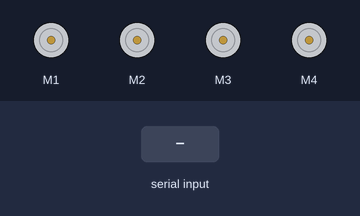
This sketch was run on a simulated Arduino Uno, built with avr-gcc and run on an emulated ATmega328P. On the bench: 4 × DC motor (green arrow = forward, orange = backward, longer = faster). Inputs (shaded band) come from the test bench.

Above: at 1.2 s.
1.3 s: "F" received over the second serial link
At 2.3 s:
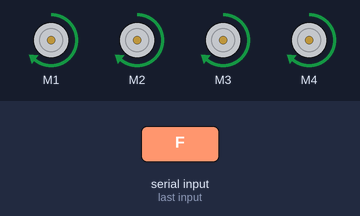
2.8 s: "B" received over the second serial link
At 3.5 s:
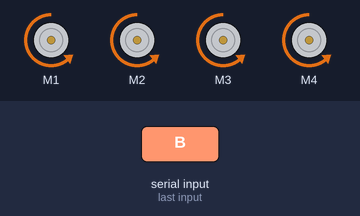
4.3 s: "L" received over the second serial link
At 4.6 s:
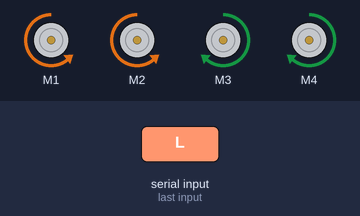
5.8 s: "R" received over the second serial link
At 7.0 s:
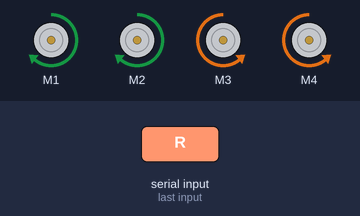
7.3 s: "1" received over the second serial link
At 8.1 s:
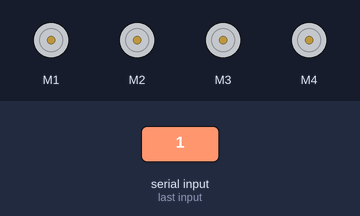
Timing chart, 0 to 9.8 s (numbered marks = the images above; inputs shaded):
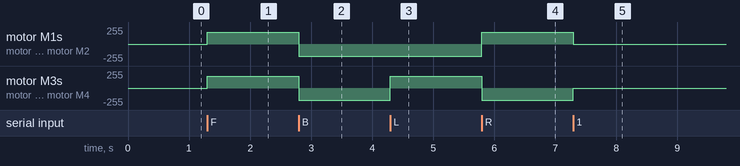

Measured:
- after the input at 1.3 s, motor M1–4: stopped → forward 180/255 at once
- after the input at 2.8 s, motor M1–4: forward 180/255 → backward 180/255 at once
- after the input at 4.3 s, motor M3, motor M4: backward 180/255 → forward 180/255 at once
- after the input at 5.8 s, motor M1, motor M2: backward 180/255 → forward 180/255 at once; motor M3, motor M4: forward 180/255 → backward 180/255 at once
- after the input at 7.3 s, motor M1, motor M2: forward 180/255 → stopped at once; motor M3, motor M4: backward 180/255 → stopped at once

The sketch:

BLUETOOTH_CAR.ino
```cpp
/*

  Arduino Bluetooth Controlled Car
  Install Adafruit Motor Shield Library before uploading this code.
  AFMotor Library https://learn.adafruit.com/adafruit-motor-shield/library-install

  -> If you need helping guide on how to install library for the motor shield or how to use motor shield then
     watch this: https://youtu.be/vooJEyco1J4

     Caution: Remove the jumper or switch off the battery switch before connecting the Arduino board to computer.

     For more support contact me on Telegram: @UtGoTech


*/


#include <AFMotor.h>
#include <SoftwareSerial.h>

SoftwareSerial bluetoothSerial(9, 10); // RX, TX

//initial motors pin
AF_DCMotor motor1(1, MOTOR12_1KHZ);
AF_DCMotor motor2(2, MOTOR12_1KHZ);
AF_DCMotor motor3(3, MOTOR34_1KHZ);
AF_DCMotor motor4(4, MOTOR34_1KHZ);

char command;

void setup()
{
  bluetoothSerial.begin(9600);  //Set the baud rate to your Bluetooth module.
}

void loop() {
  if (bluetoothSerial.available() > 0) {
    command = bluetoothSerial.read();

    Stop(); //initialize with motors stoped

    switch (command) {
      case 'F':
        forward();
        break;
      case 'B':
        back();
        break;
      case 'L':
        left();
        break;
      case 'R':
        right();
        break;
    }
  }
}

void forward()
{
  motor1.setSpeed(180); //Define maximum velocity
  motor1.run(FORWARD);  //rotate the motor clockwise
  motor2.setSpeed(180); //Define maximum velocity
  motor2.run(FORWARD);  //rotate the motor clockwise
  motor3.setSpeed(180); //Define maximum velocity
  motor3.run(FORWARD);  //rotate the motor clockwise
  motor4.setSpeed(180); //Define maximum velocity
  motor4.run(FORWARD);  //rotate the motor clockwise
}

void back()
{
  motor1.setSpeed(180); //Define maximum velocity
  motor1.run(BACKWARD); //rotate the motor anti-clockwise
  motor2.setSpeed(180); //Define maximum velocity
  motor2.run(BACKWARD); //rotate the motor anti-clockwise
  motor3.setSpeed(180); //Define maximum velocity
  motor3.run(BACKWARD); //rotate the motor anti-clockwise
  motor4.setSpeed(180); //Define maximum velocity
  motor4.run(BACKWARD); //rotate the motor anti-clockwise
}

void left()
{
  motor1.setSpeed(180); //Define maximum velocity
  motor1.run(BACKWARD); //rotate the motor anti-clockwise
  motor2.setSpeed(180); //Define maximum velocity
  motor2.run(BACKWARD); //rotate the motor anti-clockwise
  motor3.setSpeed(180); //Define maximum velocity
  motor3.run(FORWARD);  //rotate the motor clockwise
  motor4.setSpeed(180); //Define maximum velocity
  motor4.run(FORWARD);  //rotate the motor clockwise
}

void right()
{
  motor1.setSpeed(180); //Define maximum velocity
  motor1.run(FORWARD);  //rotate the motor clockwise
  motor2.setSpeed(180); //Define maximum velocity
  motor2.run(FORWARD);  //rotate the motor clockwise
  motor3.setSpeed(180); //Define maximum velocity
  motor3.run(BACKWARD); //rotate the motor anti-clockwise
  motor4.setSpeed(180); //Define maximum velocity
  motor4.run(BACKWARD); //rotate the motor anti-clockwise
}

void Stop()
{
  motor1.setSpeed(0);  //Define minimum velocity
  motor1.run(RELEASE); //stop the motor when release the button
  motor2.setSpeed(0);  //Define minimum velocity
  motor2.run(RELEASE); //rotate the motor clockwise
  motor3.setSpeed(0);  //Define minimum velocity
  motor3.run(RELEASE); //stop the motor when release the button
  motor4.setSpeed(0);  //Define minimum velocity
  motor4.run(RELEASE); //stop the motor when release the button
}
```
